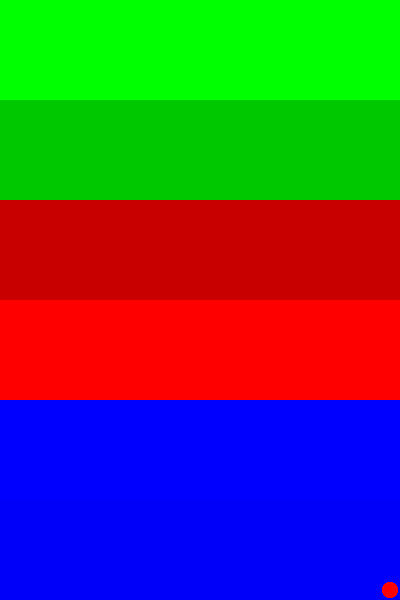
Frame 1 (no input)
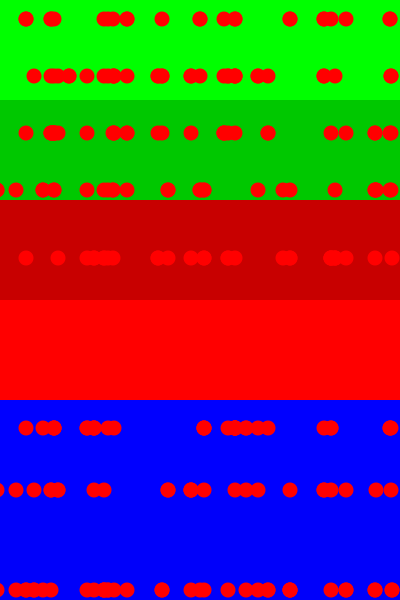
Frame 60 (the mouse pressed at the canvas centre just before this capture)
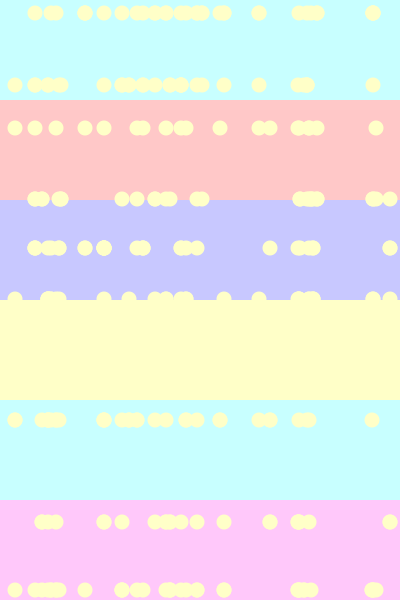
Frame 120 (the mouse held since frame 60 and released just before this capture)

The Processing sketch that drew these frames (run headless with seeded random() and noise(); from frame 60 on, the mouse is pressed at the canvas centre):

// Processing sketch: processing_116114
// ── processing_116114.pde

int numPos = 300;
int[] xPos = new int[numPos];
int[] yPos = new int[numPos];
float[] speedX = new float[numPos];
float[] speedY = new float[numPos];
 
void setup(){
  size(400, 600);
  noStroke();
   
 
  for(int i = 0; i < numPos; i++){
    xPos[i] = int(390);
    yPos[i] = int(590);
    speedX[i] = random(40);
    speedY[i] = random(10);
  }
}
 
void draw(){
  background(0);
  fill(mouseX, 255, mouseY);
  rect(0, 0, 400, 100);
  
 fill(mouseY, 200, mouseX);
 rect(0, 100, 400, 100);
 
 fill(200, mouseX, mouseY);
 rect(0, 200, 400, 100);
 
 fill(255, mouseY, mouseX);
 rect(0, 300, 400, 100);
 
   fill(mouseX, mouseY, 255);
 rect(0, 400, 400, 100);
 
    fill(mouseY, mouseX, 250);
 rect(0, 500, 400, 100);
   
   
  for(int i = 0; i < numPos; i++){
    
    fill(255, mouseY, mouseX);
    ellipse(xPos[i], yPos[i], 15, 15);
 
    if(xPos[i] > width - 5 || xPos[i] < 5){
    speedX[i] = speedX[i] * (-1);   
    }
     
    if(yPos[i] > height - 5 || yPos[i] < 5){
    speedY[i] = speedY[i] * (-1);
    } 
 
    xPos[i] += speedX[i];
    yPos[i] += speedY[i];
  }
  
}
